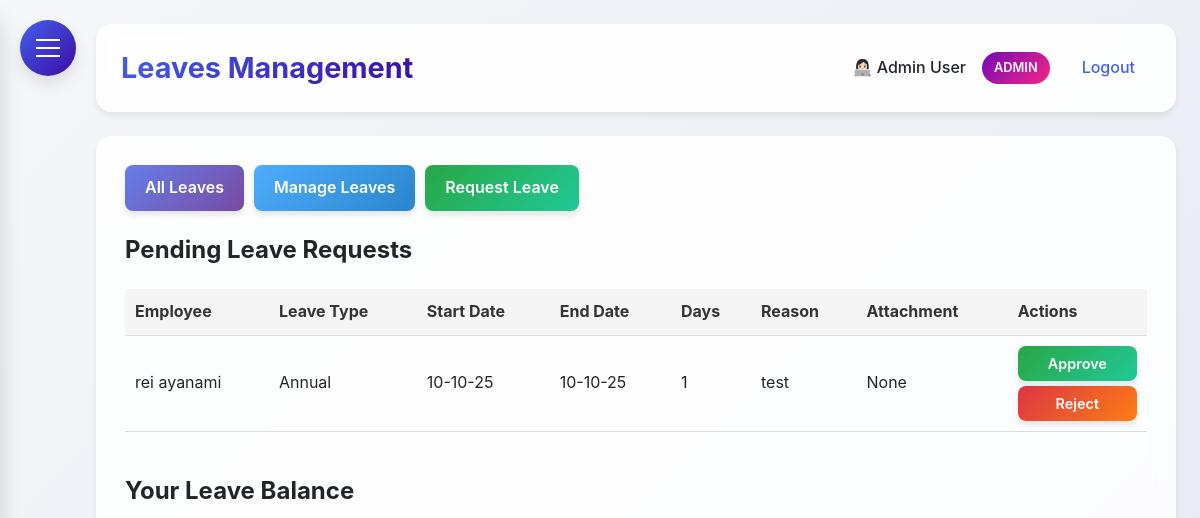
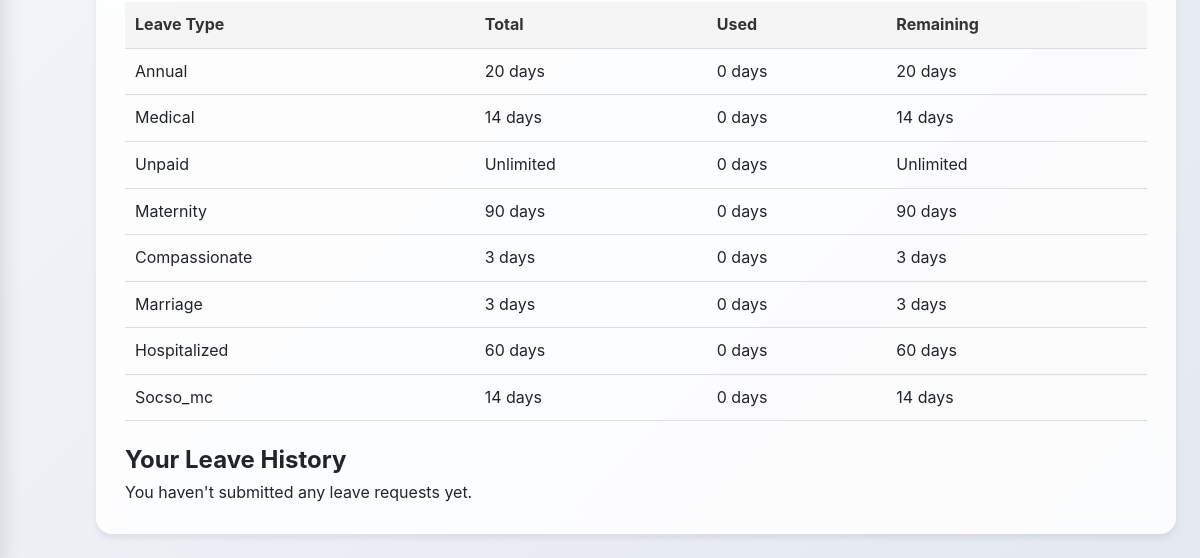
The app's page /leaves (signed in), older data (2 pictures, top to bottom).
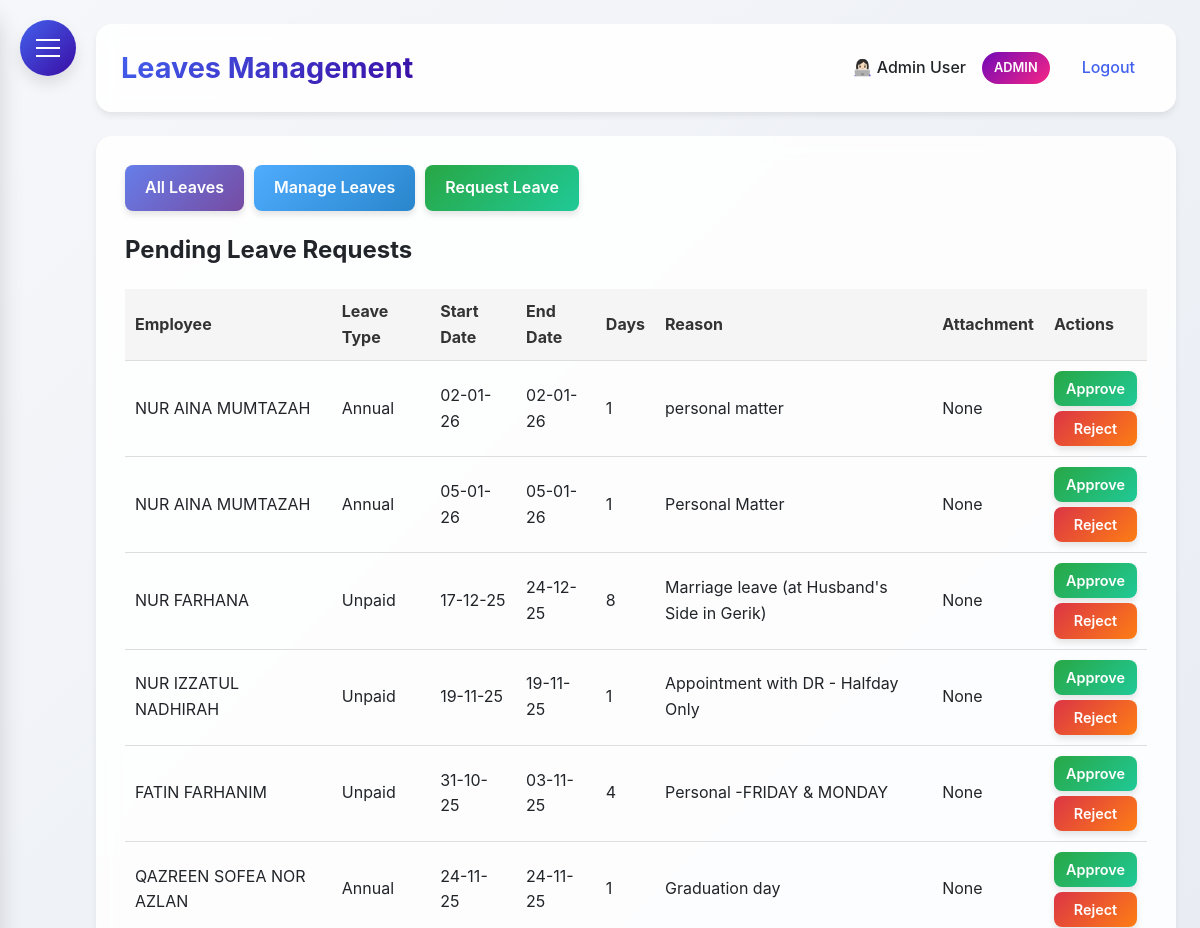
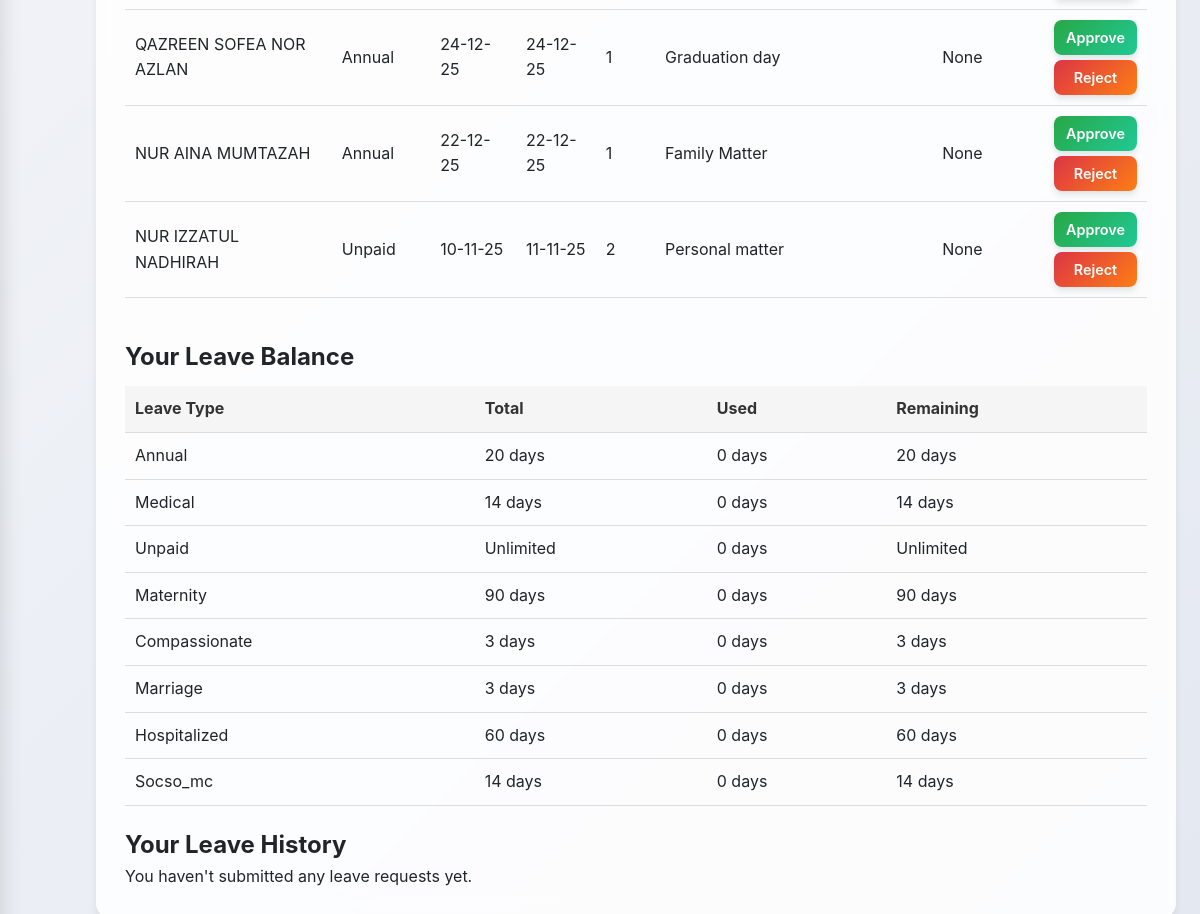
The same page, newer data (2 pictures, top to bottom).
### HerculesSystem.py (models this page shows, shortened)
class LeaveRequest(db.Model):
    id = db.Column(db.Integer, primary_key=True)
    employee_id = db.Column(db.Integer, db.ForeignKey('employee.id'), nullable=False)
    start_date = db.Column(db.Date, nullable=False)
    end_date = db.Column(db.Date, nullable=False)
    leave_type = db.Column(db.String(50), nullable=False)
    reason = db.Column(db.Text)
    attachment_filename = db.Column(db.String(255))
    status = db.Column(db.String(20), default='pending')
    days_requested = db.Column(db.Integer, nullable=False)
    created_at = db.Column(db.DateTime, default=datetime.utcnow)
    approved_at = db.Column(db.DateTime)
    approved_by_id = db.Column(db.Integer, db.ForeignKey('employee.id'))
    employee = db.relationship('Employee', foreign_keys=[employee_id], backref=db.backref('leave_requests', lazy=True))
    approved_by = db.relationship('Employee', foreign_keys=[approved_by_id])

class Employee(UserMixin, db.Model):
    __tablename__ = 'employee'  # Explicitly set to 'employees'
    id = db.Column(db.Integer, primary_key=True)
    username = db.Column(db.String(80), unique=True, nullable=False)
    password = db.Column(db.String(120), nullable=False)
    full_name = db.Column(db.String(120), nullable=False)
    email = db.Column(db.String(120), unique=True, nullable=False)
    nationality = db.Column(db.String(80), nullable=False)
    employee_id = db.Column(db.String(80), unique=True, nullable=False)
    hire_date = db.Column(db.Date)
    is_admin = db.Column(db.Boolean, default=False)
    user_type = db.Column(db.String(20), default='employee')
    last_clock_in = db.Column(db.DateTime)
    last_clock_out = db.Column(db.DateTime)
    last_lunch_start = db.Column(db.DateTime)
    last_lunch_end = db.Column(db.DateTime)
    date_joined = db.Column(db.Date, nullable=True)  # Date when employee joined the company
    basic_salary = db.Column(db.Numeric(10, 2), nullable=True)  # Basic salary
    leave_balances = db.relationship('LeaveBalance', back_populates='employee', lazy=True)

class LeaveBalance(db.Model):
    id = db.Column(db.Integer, primary_key=True)
    employee_id = db.Column(db.Integer, db.ForeignKey('employee.id'), nullable=False)
    leave_type = db.Column(db.String(20), nullable=False)
    total_days = db.Column(db.Integer, default=0)
    used_days = db.Column(db.Integer, default=0)
    remaining_days = db.Column(db.Integer, default=0)
    updated_at = db.Column(db.DateTime, default=datetime.utcnow)
    employee = db.relationship('Employee', back_populates='leave_balances')

### HerculesSystem.py (the view)
@app.route('/leaves')
@login_required
def leaves():
    if current_user.user_type in ['admin', 'supervisor']:
        pending_requests = LeaveRequest.query.filter_by(status='pending').all()
        user_requests = LeaveRequest.query.filter_by(employee_id=current_user.id).order_by(LeaveRequest.created_at.desc()).all()
        return render_template('leaves.html',
                             pending_requests=pending_requests,
                             user_requests=user_requests,
                             is_admin_view=True)
    else:
        user_requests = LeaveRequest.query.filter_by(employee_id=current_user.id).order_by(LeaveRequest.created_at.desc()).all()
        return render_template('leaves.html',
                             user_requests=user_requests,
                             is_admin_view=False)

### HerculesSystem.py (called while the page is built)
@app.after_request
def add_security_headers(response):
    response.headers['Permissions-Policy'] = 'geolocation=()'
    return response

@login_manager.user_loader
def load_user(user_id):
    return db.session.get(Employee, int(user_id))

@app.context_processor
def inject_now():
    return {'now': datetime.utcnow()}

### templates/leaves.html (shortened to what the changed rows need)
{% extends "base.html" %}
{% block content %}
{% if current_user.user_type in ['admin', 'supervisor'] %}
<h2>Pending Leave Requests</h2>
{% if pending_requests %}
<table class="pending-requests-table desktop-view" style="width: 100%; border-collapse: collapse; margin-top: 20px;">
    <thead>
        <tr style="background: #f5f5f5;">
            <th style="padding: 10px; text-align: left; border-bottom: 1px solid #ddd;">Employee</th>
            <th style="padding: 10px; text-align: left; border-bottom: 1px solid #ddd;">Leave Type</th>
            <th style="padding: 10px; text-align: left; border-bottom: 1px solid #ddd;">Start Date</th>
            <th style="padding: 10px; text-align: left; border-bottom: 1px solid #ddd;">End Date</th>
            <th style="padding: 10px; text-align: left; border-bottom: 1px solid #ddd;">Days</th>
            <th style="padding: 10px; text-align: left; border-bottom: 1px solid #ddd;">Reason</th>
            <th style="padding: 10px; text-align: left; border-bottom: 1px solid #ddd;">Attachment</th>
            <th style="padding: 10px; text-align: left; border-bottom: 1px solid #ddd;">Actions</th>
        </tr>
    </thead>
    <tbody>
        {% for request in pending_requests %}
        <tr>
            <td style="padding: 10px; border-bottom: 1px solid #ddd;">{{ request.employee.full_name }}</td>
            <td style="padding: 10px; border-bottom: 1px solid #ddd;">{{ request.leave_type|title }}</td>
            <td style="padding: 10px; border-bottom: 1px solid #ddd;">{{ request.start_date.strftime('%d-%m-%y') }}</td>
            <td style="padding: 10px; border-bottom: 1px solid #ddd;">{{ request.end_date.strftime('%d-%m-%y') }}</td>
            <td style="padding: 10px; border-bottom: 1px solid #ddd;">{{ request.days_requested }}</td>
            <td style="padding: 10px; border-bottom: 1px solid #ddd;">{{ request.reason }}</td>
            <td style="padding: 10px; border-bottom: 1px solid #ddd;">
                {% if request.attachment_filename %}
                    <a href="{{ url_for('download_attachment', filename=request.attachment_filename) }}" target="_blank" style="color: #4361ee; text-decoration: none;">
                        View Attachment
                    </a>
                {% else %}
                    None
                {% endif %}
            </td>
            <td style="padding: 10px; border-bottom: 1px solid #ddd;">
                <div style="display: flex; flex-direction: column; gap: 5px;">
                    <a href="{{ url_for('approve_leave', request_id=request.id) }}" class="btn btn-sm" style="background: linear-gradient(135deg, #28a745 0%, #20c997 100%);">
                        Approve
                    </a>
                    <a href="{{ url_for('reject_leave', request_id=request.id) }}" class="btn btn-sm" style="background: linear-gradient(135deg, #dc3545 0%, #fd7e14 100%);">
                        Reject
                    </a>
                </div>
            </td>
        </tr>
        {% endfor %}
    </tbody>
</table>
{% else %}
<p>No pending leave requests.</p>
{% endif %}
<div style="margin-top: 40px;">
    <h2>Your Leave Balance</h2>
    <table style="width: 100%; border-collapse: collapse; margin-top: 10px; margin-bottom: 20px;">
        <thead>
            <tr style="background: #f5f5f5;">
                <th style="padding: 10px; text-align: left; border-bottom: 1px solid #ddd;">Leave Type</th>
                <th style="padding: 10px; text-align: left; border-bottom: 1px solid #ddd;">Total</th>
                <th style="padding: 10px; text-align: left; border-bottom: 1px solid #ddd;">Used</th>
                <th style="padding: 10px; text-align: left; border-bottom: 1px solid #ddd;">Remaining</th>
            </tr>
        </thead>
        <tbody>
            {% for balance in current_user.leave_balances %}
            <tr>
                <td style="padding: 10px; border-bottom: 1px solid #ddd;">{{ balance.leave_type|title }}</td>
                <td style="padding: 10px; border-bottom: 1px solid #ddd;">
                    {% if balance.leave_type == 'unpaid' %}Unlimited{% else %}{{ balance.total_days }} days{% endif %}
                </td>
                <td style="padding: 10px; border-bottom: 1px solid #ddd;">{{ balance.used_days }} days</td>
                <td style="padding: 10px; border-bottom: 1px solid #ddd;">
                    {% if balance.leave_type == 'unpaid' %}Unlimited{% else %}{{ balance.remaining_days }} days{% endif %}
                </td>
            </tr>
            {% endfor %}
        </tbody>
    </table>
    <h2>Your Leave History</h2>
</div>
{% endif %}
{% endblock %}

Row changes from the older to the newer data that the page shows:
no longer on this page (row edited): LeaveRequest: employee.full_name "rei ayanami", leave_type "Annual", start_date "10-10-25", end_date "10-10-25", days_requested "1", reason "test", shows "None"
added LeaveRequest: employee.full_name "NUR AINA MUMTAZAH", leave_type "Annual", start_date "02-01-26", end_date "02-01-26", days_requested "1", reason "personal matter", shows "None"
added LeaveRequest: employee.full_name "NUR AINA MUMTAZAH", leave_type "Annual", start_date "05-01-26", end_date "05-01-26", days_requested "1", reason "Personal Matter", shows "None"
added LeaveRequest: employee.full_name "NUR FARHANA", leave_type "Unpaid", start_date "17-12-25", end_date "24-12-25", days_requested "8", reason "Marriage leave (at Husband's Side in Gerik)", shows "None"
added LeaveRequest: employee.full_name "NUR IZZATUL NADHIRAH", leave_type "Unpaid", start_date "19-11-25", end_date "19-11-25", days_requested "1", reason "Appointment with DR - Halfday Only", shows "None"
added LeaveRequest: employee.full_name "FATIN FARHANIM", leave_type "Unpaid", start_date "31-10-25", end_date "03-11-25", days_requested "4", reason "Personal -FRIDAY & MONDAY", shows "None"
added LeaveRequest: employee.full_name "QAZREEN SOFEA NOR AZLAN", leave_type "Annual", start_date "24-11-25", end_date "24-11-25", days_requested "1", reason "Graduation day", shows "None"
added LeaveRequest: employee.full_name "QAZREEN SOFEA NOR AZLAN", leave_type "Annual", start_date "24-12-25", end_date "24-12-25", days_requested "1", reason "Graduation day", shows "None"
added LeaveRequest: employee.full_name "NUR AINA MUMTAZAH", leave_type "Annual", start_date "22-12-25", end_date "22-12-25", days_requested "1", reason "Family Matter", shows "None"
added LeaveRequest: employee.full_name "NUR IZZATUL NADHIRAH", leave_type "Unpaid", start_date "10-11-25", end_date "11-11-25", days_requested "2", reason "Personal matter", shows "None"
